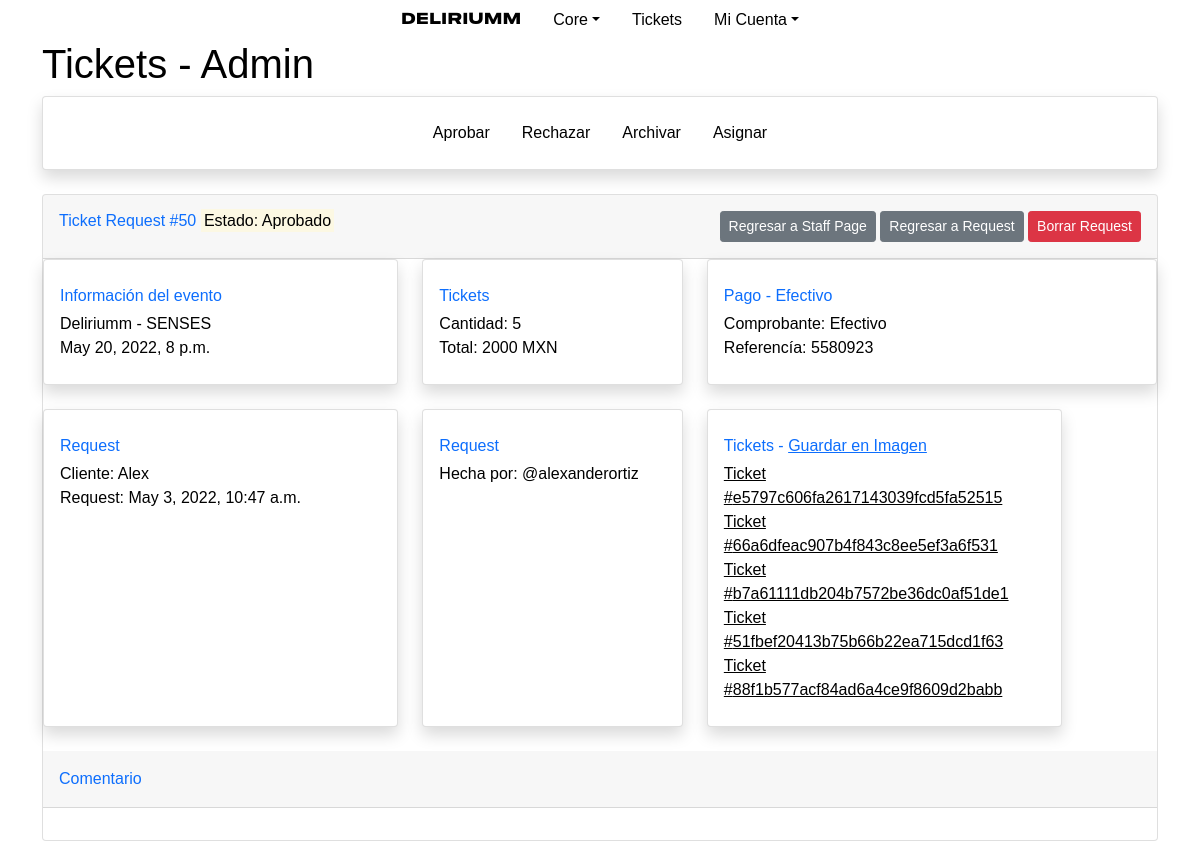
/core/tickets/a/50 (signed in), run on the app's committed database.
### tickets/models.py (models this page shows, shortened)
class TicketRequest(models.Model):
    user = models.ForeignKey(User, on_delete=models.CASCADE)
    event = models.ForeignKey(Event, on_delete=models.CASCADE)
    context = models.CharField(max_length=300, blank=True)
    q_tickets = models.IntegerField(verbose_name="Tickets")
    reference = models.CharField(max_length=150, default="none")
    client = models.CharField(max_length=50, default="none")
    total = models.IntegerField(verbose_name="Total", default="0")
    created = models.DateTimeField(auto_now=True)
    staff_asigned = models.CharField(max_length=30, default="none")
    comprobante = models.FileField(upload_to='uploads/comprobantes/', blank=True)
    PAYMENTS = (
        ("CASH", "Efectivo"),
        ("CARD", "Tarjeta"),
        ("TRANSFER", "Transferencía"),
        ("DEPOSIT", "Deposíto"),
    )
    payment_method = models.CharField(
        max_length=20,
        choices=PAYMENTS,
        default='CASH',
    )
    STATUS = (
        ("PE", "Pendiente"),
        ("RE", "Rechazado"),
        ("VA", "Aprobado"),
        ("AR", "Archivado"),
    )
    status = models.CharField(
        max_length=2,
        choices=STATUS,
        default='PE',
    )

class Ticket(models.Model):
    hash = models.CharField(primary_key=True, verbose_name="Hash Id", max_length=200)
    client = models.CharField(max_length=50)
    ticketrequest = models.ForeignKey(TicketRequest, on_delete=models.CASCADE)
    user = models.ForeignKey(User, on_delete=models.CASCADE)
    event = models.ForeignKey(Event, on_delete=models.CASCADE)
    price = models.IntegerField(verbose_name="Price")
    status_export = models.BooleanField(default=True)
    use = models.BooleanField(default=False)

### core/models.py (models this page shows, shortened)
class Event(models.Model):
    name = models.CharField(verbose_name="Name", max_length=200)
    datetime = models.DateTimeField(verbose_name="Date, Time")
    price = models.IntegerField(verbose_name="Price")
    max_tickets = models.IntegerField(verbose_name="Max Tickets", blank=True, default=0)
    locationmapslink = models.CharField(max_length=300, verbose_name="Google Maps Link", blank=True)
    STATUS = (
        ("AN", "Anunciado"),
        ("VE", "En Venta"),
        ("TE", "Venta Terminada"),
        ("AR", "Archivado"),
    )
    status = models.CharField(
        max_length=2,
        choices=STATUS,
        default='AN',
    )

### tickets/views.py (the view)
# urls.py: path("a/<int:requestid>", views.admin_request_view, name="admin_request_view"),
def admin_request_view(request, requestid):
    if not request.user.is_authenticated:
        return HttpResponseRedirect(reverse("users:login"))
    if requestid == 0:
        return HttpResponseRedirect(reverse("tickets:index"))
    ticketrequest = get_object_or_404(TicketRequest, pk=requestid)
    usercore = get_object_or_404(UserCore, user=request.user)
    usercore.last_ticket_request_see = requestid
    usercore.save()
    status_display = ticketrequest.get_status_display()
    if request.user.has_perm("users.can_view_admin") or request.user.has_perm("users.can_view_staff") :
        return render(request, "tickets/adminrequest/admin_request_view.html", {
            "requestid": requestid,
            "ticketrequest": ticketrequest,
            "status_display": status_display,
            "ticketslist": Ticket.objects.filter(ticketrequest=requestid),
            "comments": ticketrequest.commentticketrequest_set.all()
        })
    else:
        return HttpResponseRedirect(reverse("tickets:request_view", args=(requestid,)))

### tickets/templates/tickets/adminrequest/admin_request_view.html (shortened to what this page needs)
{% extends 'tickets/layout_1.html' %}
{% block head %}
{% load static %}
{% endblock %}
{% block body %}
<h1>Tickets - Admin</h1>
<div class="card shadow mb-4 ">
    <div class="card-body ">
        <ul class="nav justify-content-center">
            <li class="nav-item border-0">
                <a class="nav-link" href="{% url 'tickets:aprobar_request' requestid %}">Aprobar</a>
            </li>
            <li class="nav-item border-0">
                <a class="nav-link" href="{% url 'tickets:rechazar_request' requestid %}">Rechazar</a>
            </li>
            <li class="nav-item border-0">
                <a class="nav-link" href="{% url 'tickets:archivar_request' requestid %}">Archivar</a>
            </li>
            <li class="nav-item border-0">
                <a class="nav-link" href="{% url 'tickets:asignar_request' requestid %}">Asignar</a>
            </li>
        </ul>
    </div>
</div>
    <div class="card mb-4">
        <div class="card-header py-3">
            <div class="row justify-content-between">
                <div class="col-xl-4 col-md-6">
                    <h6 class="m-0 font-weight-bold text-primary">Ticket Request #{{ requestid }} <mark>Estado: {{ status_display }}</mark></h6>
                </div>
                <div class="col-xl-5 col-md-6">
                    <div class="text-end">
                        <a href="{% url 'core:staff_view' %}"><button type="button" class="btn btn-secondary btn-sm">Regresar a Staff Page</button></a>
                        <a href="{% url 'tickets:request_view' requestid %}"><button type="button" class="btn btn-secondary btn-sm">Regresar a Request</button></a>
                        <a href="{% url 'tickets:delete_ticket_request' requestid %}"><button type="button" class="btn btn-danger btn-sm">Borrar Request</button></a>
                    </div>
                </div>
            </div>
        </div>
<div class="row">
<div class="col-xl-4 col-md-6 mb-4">
    <div class="card border-left-primary shadow h-100 py-2">
        <div class="card-body">
            <div class="row no-gutters align-items-center">
                <div class="col mr-2">
                    <div class="text-xs font-weight-bold text-primary mb-1">
                        Información del evento</div>
                    <div class="p mb-0 text-gray-800">
                        {{ ticketrequest.event.name }}
                    </div>
                    <div class="p mb-0 text-gray-800">
                        {{ ticketrequest.event.datetime }}
                    </div>
                </div>
            </div>
        </div>
    </div>
</div>
<div class="col-xl-3 col-md-6 mb-4">
    <div class="card border-left-primary shadow h-100 py-2">
        <div class="card-body">
            <div class="row no-gutters align-items-center">
                <div class="col mr-2">
                    <div class="text-xs font-weight-bold text-primary mb-1">
                        Tickets</div>
                    <div class="p mb-0 text-gray-800">
                        Cantidad: {{  ticketrequest.q_tickets }}
                    </div>
                    <div class="p mb-0 text-gray-800">
                        Total: {{  ticketrequest.total }} MXN
                    </div>
                </div>
            </div>
        </div>
    </div>
</div>
<div class="col-xl-5 col-md-6 mb-4">
    <div class="card border-left-primary shadow h-100 py-2">
        <div class="card-body">
            <div class="row no-gutters align-items-center">
                <div class="col mr-2">
                    <div class="text-xs font-weight-bold text-primary mb-1">
                        Pago - {{ ticketrequest.get_payment_method_display }}</div>
                    {% if ticketrequest.payment_method == "CASH" %}
                    <div class="p mb-0 text-gray-800">
                        Comprobante: Efectivo
                    </div>
                    {% endif %}
                    <div class="p mb-0 text-gray-800">
                        Referencía: {{  ticketrequest.reference }}
                    </div>
                </div>
            </div>
        </div>
    </div>
</div>
<div class="col-xl-4 col-md-6 mb-4">
    <div class="card border-left-primary shadow h-100 py-2">
        <div class="card-body">
            <div class="row no-gutters align-items-center">
                <div class="col mr-2">
                    <div class="text-xs font-weight-bold text-primary mb-1">
                        Request</div>
                    <div class="p mb-0 text-gray-800">
                        Cliente: {{ ticketrequest.client }}
                    </div>
                    <div class="p mb-0 text-gray-800">
                        Request: {{ ticketrequest.created }}
                    </div>
                </div>
            </div>
        </div>
    </div>
</div>
<div class="col-xl-3 col-md-6 mb-4">
    <div class="card border-left-primary shadow h-100 py-2">
        <div class="card-body">
            <div class="row no-gutters align-items-center">
                <div class="col mr-2">
                    <div class="text-xs font-weight-bold text-primary mb-1">
                        Request</div>
                    <div class="p mb-0 text-gray-800">
                        Hecha por: @{{ ticketrequest.user.username }}
                    </div>
                </div>
            </div>
        </div>
    </div>
</div>
{% if ticketrequest.status == "VA" or ticketrequest.status == "AR" %}
<div class="col-xl-4 col-md-6 mb-4">
<div class="card border-left-primary shadow h-100 py-2">
<div class="card-body">
    <div class="row no-gutters align-items-center">
        <div class="col mr-2">
            <div class="text-xs font-weight-bold text-primary mb-1">
                Tickets - <a href="{% url 'tickets:image_tickets' requestid %}">Guardar en Imagen</a></div>
            {% for ticket in ticketslist %}
            <div class="p mb-0 text-gray-800">
                <a href="{% url 'tickets:image_ticket' ticket.hash %}">Ticket #{{ ticket.hash }}</a>
            </div>
            {% endfor %}
        </div>
    </div>
</div>
</div>
</div>
{% endif %}
</div>
<div class="card-header py-3">
<div class="text-start m-0 font-weight-bold text-primary">
    Comentario
</div>
</div>
<div class="card-body">
</div>
</div>
{% endblock body %}

### tickets/static/tickets/style_layout1.css (style rules this page uses)
body { font-family: sans-serif; color: black; }
a, a:visited, a:hover, a:active { color: inherit; }
.nav-link { color: black; }

### data on the page
TicketRequest: event.name "Deliriumm - SENSES", event.datetime "May 20, 2022, 8 p.m.", q_tickets "5", total "2000", payment_method "Efectivo", reference "5580923", client "Alex", created "May 3, 2022, 10:47 a.m.", user.username "alexanderortiz"
Ticket: hash "e5797c606fa2617143039fcd5fa52515"
Ticket: hash "66a6dfeac907b4f843c8ee5ef3a6f531"
Ticket: hash "b7a61111db204b7572be36dc0af51de1"
Ticket: hash "51fbef20413b75b66b22ea715dcd1f63"
Ticket: hash "88f1b577acf84ad6a4ce9f8609d2babb"

### other printed values
{{ requestid }} "50"
{{ status_display }} "Aprobado"
